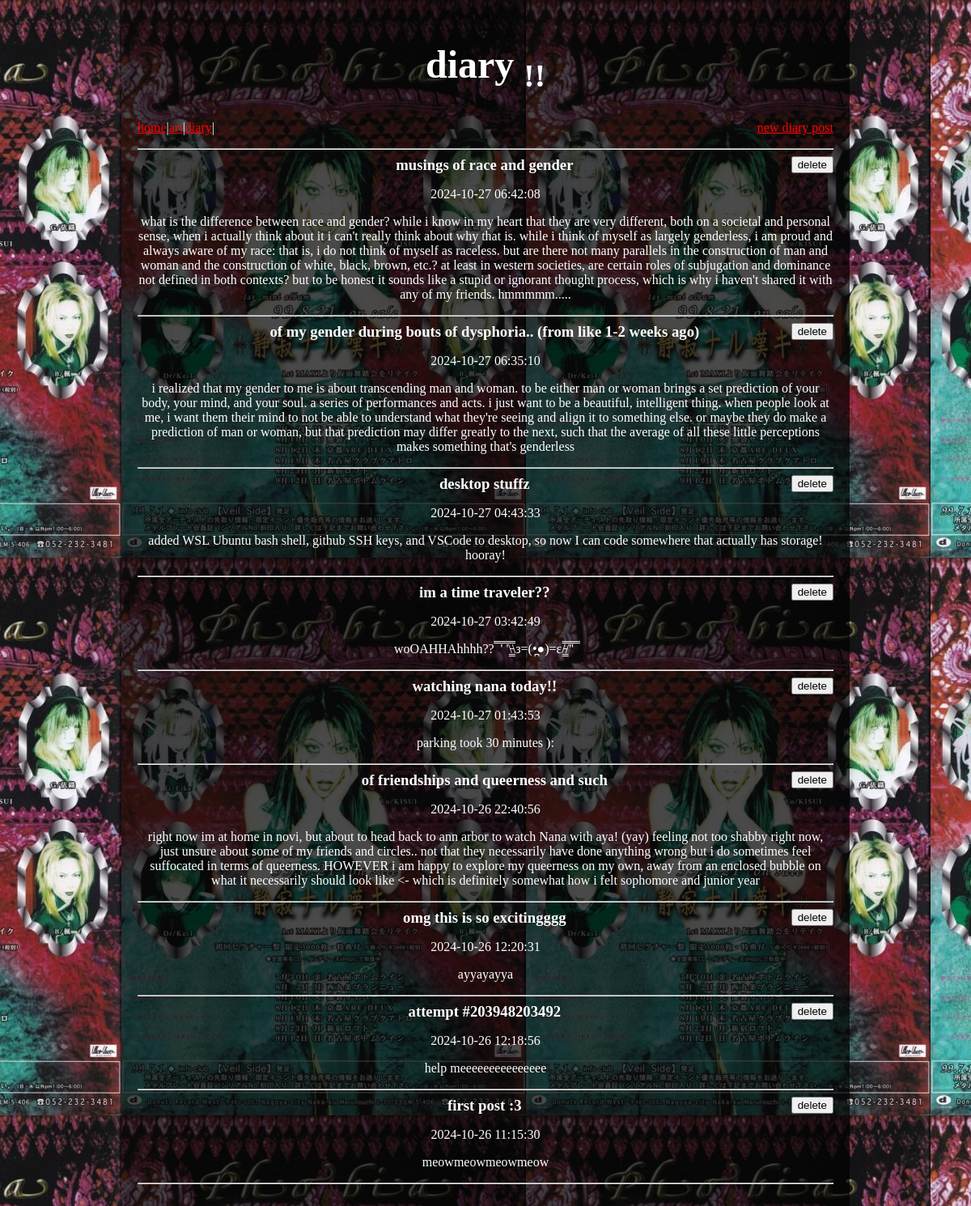
Screenshot of /diary/ with the database file from the repository.
### tables this page shows
CREATE TABLE posts(
    postid INTEGER PRIMARY KEY AUTOINCREMENT NOT NULL,
    title VARCHAR(40) NOT NULL,
    text VARCHAR(4096) NOT NULL, 
    filename VARCHAR(64),
    created DATETIME DEFAULT CURRENT_TIMESTAMP
);

### webdiary.py (the view)
@app.route('/diary/', methods=['GET'])
def diary():
    conn = sqlite3.connect('var/webdiary.sqlite3')
    conn.row_factory = sqlite3.Row
    posts = conn.execute('SELECT * FROM posts ORDER BY created DESC').fetchall()
    conn.close()
    return render_template('diary.html', posts=posts)

### templates/diary.html (shortened to what this page needs)
<!DOCTYPE html>
<html lang="en">
  <head>
    <link rel="stylesheet" href="{{ url_for('static', filename='style.css') }}">
  </head>
  <body>
    <header id="site_header">
      <h1>diary <sub>!!</sub></h1>
      <nav>
        <span>
          <a href="/" class="active">home</a>
        </span>
        <span>|</span>
        <span>
          <a href="/art/">art</a>
        </span>
        <span>|</span>
        <span>
          <a href="/diary/">diary</a>
        </span>
        <span>|</span>
        <span class="align-right"><a href="/new-post/">new diary post</a></span>
      </nav>
    </header>
      <div id="diary">
        <p>
          <hr>
          <div id="posts">
              {% for post in posts %}
                  <span class="posttitle">{{ post.title }} </span>
                  <span class="buttons">
                    <form action="/diarydelete/" method="post">
                      <input type="submit" value="delete">
                    </form>
                  </span>
                  <p>{{ post.created }} </p>
                  <p>{{ post.text }}</p>
                  <hr>
              {% endfor %}
          </div>
        </p>
      </div>
  </body>
</html>

### static/style.css (style rules this page uses)
html { background-image: url("images/phobia.jpg"); color: #ffffff; margin-left: 150px; margin-right: 150px; cursor: url("images/alt_skull.webp"), auto; }
body { text-align: center; background-color: rgba(0, 0, 0, 0.7); padding: 20px; box-shadow: 0 4px 8px rgba(0, 0, 0, 0.1); margin: auto; }
body a { color: red; }
#site_header h1 { font-size: 300% }
#site_header nav { display: flex; }
.align-right { margin-left: auto; }
.buttons { float:right }
.posttitle { font-size: 1.17em; font-weight: bold; margin-left: 50px; }

### rows the page displays
posts: title "musings of race and gender", created "2024-10-27 06:42:08", text "what is the difference between race and gender? while i know in my heart that they are very different, both on a societal and personal sense, when i actually think about it i can't really think about why that is. while i think of myself as largely genderless, i am proud and always aware of my race: that is, i do not think of myself as raceless. but are there not many parallels in the construction of man and woman and the construction of white, black, brown, etc.? at least in western societies, are certain roles of subjugation and dominance not defined in both contexts? but to be honest it sounds like a stupid or ignorant thought process, which is why i haven't shared it with any of my…"
posts: title "of my gender during bouts of dysphoria.. (from like 1-2 weeks ago)", created "2024-10-27 06:35:10", text "i realized that my gender to me is about transcending man and woman. to be either man or woman brings a set prediction of your body, your mind, and your soul. a series of performances and acts. i just want to be a beautiful, intelligent thing. when people look at me, i want them their mind to not be able to understand what they're seeing and align it to something else. or maybe they do make a prediction of man or woman, but that prediction may differ greatly to the next, such that the average of all these little perceptions makes something that's genderless"
posts: title "desktop stuffz", created "2024-10-27 04:43:33", text "added WSL Ubuntu bash shell, github SSH keys, and VSCode to desktop, so now I can code somewhere that actually has storage! hooray!"
posts: title "im a time traveler??", created "2024-10-27 03:42:49", text "woOAHHAhhhh?? ̿̿̿ ̿' ̿'\\̵͇̿̿\\з=(•̪●)=ε/̵͇̿̿/'̿'̿ ̿"
posts: title "watching nana today!!", created "2024-10-27 01:43:53", text "parking took 30 minutes ):"
posts: title "of friendships and queerness and such", created "2024-10-26 22:40:56", text "right now im at home in novi, but about to head back to ann arbor to watch Nana with aya! (yay) feeling not too shabby right now, just unsure about some of my friends and circles.. not that they necessarily have done anything wrong but i do sometimes feel suffocated in terms of queerness. HOWEVER i am happy to explore my queerness on my own, away from an enclosed bubble on what it necessarily should look like <- which is definitely somewhat how i felt sophomore and junior year"
posts: title "omg this is so excitingggg", created "2024-10-26 12:20:31", text "ayyayayya"
posts: title "attempt #203948203492", created "2024-10-26 12:18:56", text "help meeeeeeeeeeeeeee"
posts: title "first post :3", created "2024-10-26 11:15:30", text "meowmeowmeowmeow"
